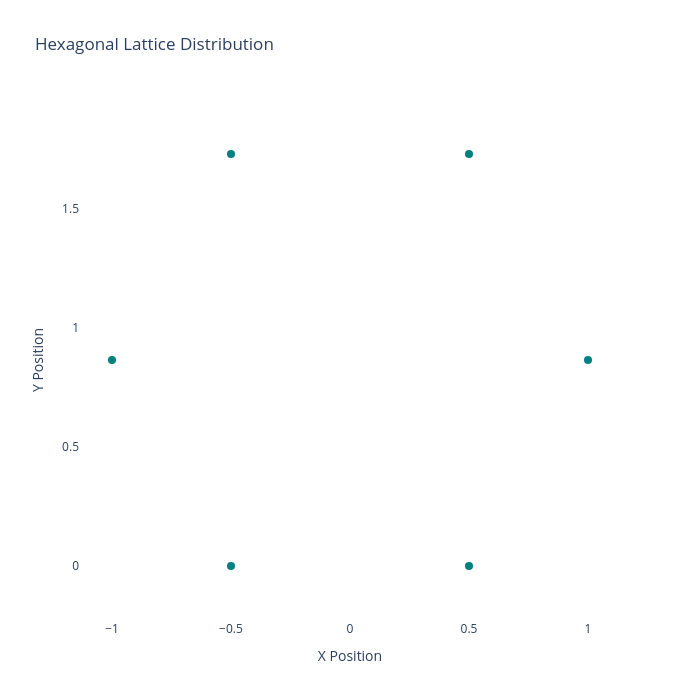

The cell this chart's notebook holds for it:
### Markdown cell above
# Single Hex

### Code cell
side_len = 1
x = np.array(
    [-side_len / 2, side_len / 2, side_len, side_len / 2, -side_len / 2, -side_len]
)
y = np.array(
    [
        0,
        0,
        side_len * np.sqrt(3) / 2,
        side_len * np.sqrt(3),
        side_len * np.sqrt(3),
        side_len * np.sqrt(3) / 2,
    ]
)
nodes_pos = np.column_stack((x, y))

plot_grid(nodes_pos).show()

### Figure 1 — Plotly figure (JSON) as saved in the notebook; plotly's stock layout.template omitted (floating-point values rounded to 4 significant figures)
{"data": [{"marker": {"color": "teal", "size": 8}, "mode": "markers", "type": "scatter", "x": [-0.5, 0.5, 1.0, 0.5, -0.5, -1.0], "y": [0.0, 0.0, 0.866, 1.732, 1.732, 0.866]}], "layout": {"height": 700, "plot_bgcolor": "white", "title": {"text": "Hexagonal Lattice Distribution"}, "width": 700, "xaxis": {"scaleanchor": "y", "scaleratio": 1, "title": {"text": "X Position"}}, "yaxis": {"title": {"text": "Y Position"}}}}
